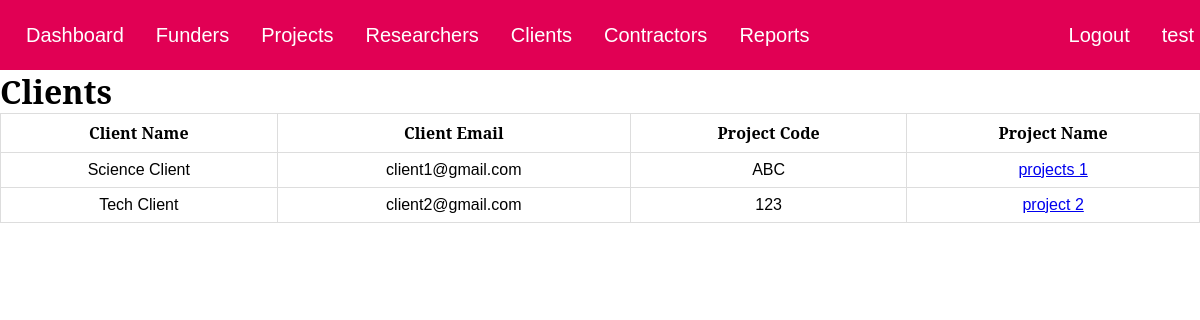
The page /clientsList.php on the database its author committed.
### tables this page shows
CREATE TABLE `clients` (
  `entity_id` int(11) DEFAULT NULL,
  `project_code` varchar(100) DEFAULT NULL,
  KEY `Clients_Entities_FK` (`entity_id`),
  KEY `Clients_Projects_FK` (`project_code`),
  CONSTRAINT `Clients_Entities_FK` FOREIGN KEY (`entity_id`) REFERENCES `entities` (`id`),
  CONSTRAINT `Clients_Projects_FK` FOREIGN KEY (`project_code`) REFERENCES `projects` (`project_code`)
);

CREATE TABLE `entities` (
  `id` int(11) NOT NULL AUTO_INCREMENT,
  `first_name` varchar(100) DEFAULT NULL,
  `last_name` varchar(100) DEFAULT NULL,
  `email` varchar(200) DEFAULT NULL,
  `salutation` varchar(10) DEFAULT NULL,
  `company` varchar(100) DEFAULT NULL,
  `category` enum('non-student','Undergraduate','Masters','PHD','Other') DEFAULT NULL,
  PRIMARY KEY (`id`),
  UNIQUE KEY `email` (`email`)
);

CREATE TABLE `projects` (
  `project_code` varchar(100) NOT NULL,
  `title` varchar(200) DEFAULT NULL,
  `description` mediumtext DEFAULT NULL,
  `stage` enum('Ideation','Proposal in Progress','Awaiting Funding','In Progress','Completed - Not Signed Off','Completed - Signed Off') DEFAULT NULL,
  `type` varchar(100) DEFAULT NULL,
  `start_date` date DEFAULT NULL,
  `end_date` date DEFAULT NULL,
  PRIMARY KEY (`project_code`)
);

### clientsList.php (the view, shortened to what this page needs)
<html>
<head>
    <link rel="stylesheet" href="index.css">
</head>
<body onload='displayHeader()'>
  <div class='header' id='header'></div>
<h1>Clients</h1>
<table>
  <tr>
    <th>Client Name</th>
    <th>Client Email</th>
    <th>Project Code</th>
    <th>Project Name</th>
  </tr>
<?php
$sqli = new mysqli('localhost:3306','root','','Research');
$fullquery = "SELECT
              e.company,
              e.first_name,
              e.last_name,
              e.salutation,
              e.email,
              c.project_code,
              p.title
              FROM Entities e, Clients c, Projects p
              WHERE e.id = c.entity_id AND
              p.project_code = c.project_code";
$result = mysqli_query($sqli, $fullquery);
if(mysqli_num_rows($result) !== 0){
  while ($row = mysqli_fetch_array($result)) {
    $companyName = stripslashes($row['company']);
    $email = stripslashes($row['email']);
    $projectCode = stripslashes($row['project_code']);
    $projectName = stripslashes($row['title']);
    $entry = "<tr>
                <td>".$companyName."</td>
                <td>".$email."</td>
                <td>".$projectCode."</td>
                <td><a href='projectPage.php?project_code=\"".$projectCode."\"'>".$projectName."</td>
              </tr>";
    echo $entry;
  }
}
?>
</table>
</body>
</html>

### index.css (style rules this page uses)
* { margin: 0; padding: 0; font-family: 'Modern Era', sans-serif; }
html { height: 100%; }
body { min-height: 100%; background-color: white; }
.header { background: #E10054; padding: 10px; min-width: 100%; height: 50px; }

### clientsList.php (style rules this page uses)
table { font-family: arial, sans-serif; border-collapse: collapse; width: 100%; }
td, th { border: 1px solid #dddddd; text-align: left; padding: 8px; text-align: center; }
h1, th { font-family: 'Noto Serif'; }

### rows shown on the page
clients: entity_id.company "Science Client", entity_id.email "client1@gmail.com", project_code "ABC", project_code.title "projects 1"
clients: entity_id.company "Tech Client", entity_id.email "client2@gmail.com", project_code "123", project_code.title "project 2"
